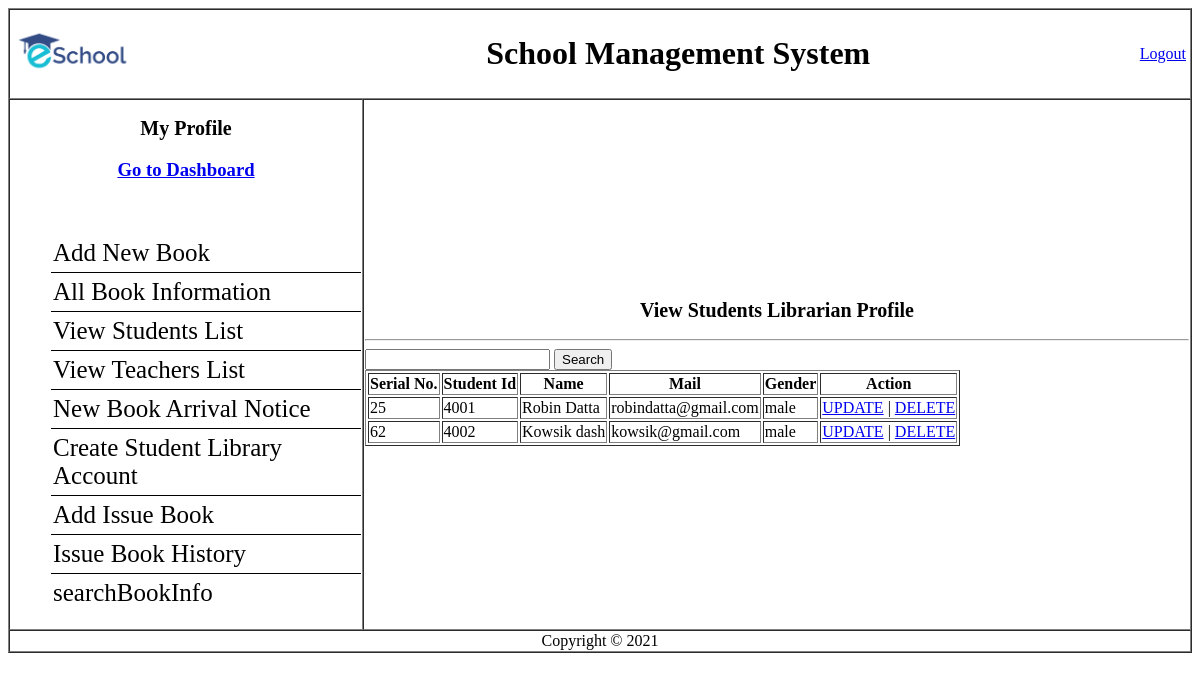
/Librarian/View/viewAllStudentsLibProfile.php (signed in), run on the app's committed database.
### tables this page shows
CREATE TABLE `studentslibraryaccount` (
  `serialno` int(3) NOT NULL,
  `id` int(4) NOT NULL,
  `name` varchar(20) NOT NULL,
  `mail` varchar(20) NOT NULL,
  `gender` varchar(20) NOT NULL
);

### Librarian/Model/usersmodel.php (called while the page is built, shortened)
<?php
function ViewAllStudentsLibInfo()
	{
		$conn = getConnection();
		$sql = "select * from studentslibraryaccount";
		$result = mysqli_query($conn, $sql);
		$studentsLibInfo =[];
		while($row = mysqli_fetch_assoc($result))
		{
			array_push($studentsLibInfo, $row);
		}
		return $studentsLibInfo;
	}
?>

### Librarian/View/viewAllStudentsLibProfile.php (the view, shortened to what this page needs)
<?php
$title= "View Students Librarian Profile";
include('header.php');
include_once('../Model/usersmodel.php');
$viewAllStudentsLibProfile = ViewAllStudentsLibInfo();
?>
    <table border="1" cellspacing="0" width="100%" >
      <tr>
        <td colspan="2">
          <table width="100%">
            <tr>
              <td><img height="50px" weight="50px" src="../Resources/logo.png" alt=""></td>
              <td align = "center"><h1>School Management System</h1></td>
              <td align = "right">
                <a href="../Controller/logout.php">Logout</a>
              </td>
            </tr>
          </table>
        </td>
      </tr>
      <tr id="navigation">
        <td width="350px">
        <h2 align="center"><a href="viewLibrarianProfile.php">My Profile</a></h2></h2>
          <h3 align="center"><a href="dashboard.php">Go to Dashboard</a></h3></br>
          <div id="sidebar">
          <ul>
            <li><a href="addnewbook.php">Add New Book</a></li>
            <li><a href="allBooksInfo.php">All Book Information</a></li>
            <li><a href="viewStudentsList.php">View Students List</a></li>
            <li><a href="viewTeachersList.php">View Teachers List</a></li>
            <li><a href="noticeForm.php">New Book Arrival Notice</a></li>
            <li><a href="studentLibraryAcc.php">Create Student Library Account</a></li>
            <li><a href="issueNewBook.php">Add Issue Book</a></li>
            <li><a href="issuedBookHistory.php">Issue Book History</a></li>
            <li><a href="searchBookInfo.php">searchBookInfo</a></li>
          </ul>
          </div>
        </td>
        <td id="main content"><h2 align="center" ><?php echo $title; ?></h2><hr>
<input type="text" name="roll" id="roll" onkeypress="ajax()" />
	<input type="button" name="" value="Search">
    <br>
    <div id="myh1" class="">
    <table border="1">
    <tr>
            <th>Serial No.</th>
            <th>Student Id</th>
            <th>Name</th>
            <th>Mail</th>
            <th>Gender</th>
            <th>Action</th>
        </tr>
        <?php  for($i=0; $i < count($viewAllStudentsLibProfile); $i++){ ?>
         <tr>
             <td><?php echo $viewAllStudentsLibProfile[$i]['serialno'] ?></td>
             <td><?php echo $viewAllStudentsLibProfile[$i]['id'] ?></td>
             <td><?php echo $viewAllStudentsLibProfile[$i]['name'] ?></td>
             <td><?php echo $viewAllStudentsLibProfile[$i]['mail'] ?></td>
             <td><?php echo $viewAllStudentsLibProfile[$i]['gender'] ?></td>
             <td>
                  <a href="editstudentlibprofile.php?id=<?php echo $viewAllStudentsLibProfile[$i]['id']; ?>">UPDATE</a> |
                  <a href="deletestudentlibprofile.php?id=<?php echo $viewAllStudentsLibProfile[$i]['id']; ?>">DELETE</a>
             </td>
         </tr>
         <?php  } ?></div>
             </table>
      <?php include('footer.php'); ?>

### Librarian/Resources/css/style.css (style rules this page uses)
#navigation h2 { font-size: 20px; text-align: center; }
#navigation h2 a { text-decoration: none; color: #000; }
#sidebar ul li { list-style-type: none; font-size: 25px; border-bottom: 1px solid #000; padding: 5px 2px; }
#sidebar ul li:last-child { border-bottom: 0; }
#sidebar ul li a { text-decoration: none; color: #000; }

### data on the page
studentslibraryaccount: serialno "25", id "4001", name "Robin Datta", mail "robindatta@gmail.com", gender "male"
studentslibraryaccount: serialno "62", id "4002", name "Kowsik dash", mail "kowsik@gmail.com", gender "male"

### other printed values
$title "View Students Librarian Profile"
